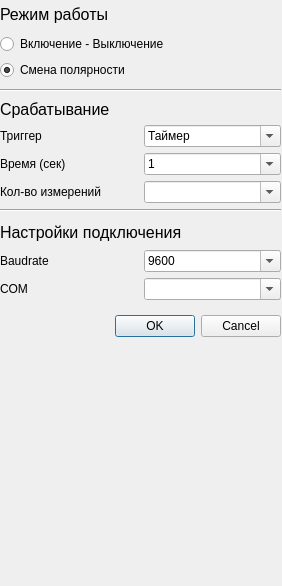
<?xml version="1.0" encoding="UTF-8"?>
<ui version="4.0">
 <class>Set_power_supply</class>
 <widget class="QDialog" name="Set_power_supply">
  <property name="geometry">
   <rect>
    <x>0</x>
    <y>0</y>
    <width>282</width>
    <height>586</height>
   </rect>
  </property>
  <property name="windowTitle">
   <string>Dialog</string>
  </property>
  <property name="sizeGripEnabled">
   <bool>false</bool>
  </property>
  <property name="modal">
   <bool>false</bool>
  </property>
  <widget class="QDialogButtonBox" name="buttonBox">
   <property name="geometry">
    <rect>
     <x>90</x>
     <y>310</y>
     <width>191</width>
     <height>32</height>
    </rect>
   </property>
   <property name="orientation">
    <enum>Qt::Horizontal</enum>
   </property>
   <property name="standardButtons">
    <set>QDialogButtonBox::Cancel|QDialogButtonBox::Ok</set>
   </property>
  </widget>
  <widget class="QWidget" name="verticalLayoutWidget_2">
   <property name="geometry">
    <rect>
     <x>0</x>
     <y>0</y>
     <width>281</width>
     <height>80</height>
    </rect>
   </property>
   <layout class="QVBoxLayout" name="verticalLayout_2">
    <item>
     <widget class="QLabel" name="label_12">
      <property name="font">
       <font>
        <pointsize>12</pointsize>
       </font>
      </property>
      <property name="mouseTracking">
       <bool>true</bool>
      </property>
      <property name="text">
       <string>Режим работы</string>
      </property>
     </widget>
    </item>
    <item>
     <layout class="QHBoxLayout" name="horizontalLayout_3">
      <item>
       <widget class="QRadioButton" name="radioButton">
        <property name="enabled">
         <bool>true</bool>
        </property>
        <property name="text">
         <string>Включение - Выключение</string>
        </property>
       </widget>
      </item>
     </layout>
    </item>
    <item>
     <layout class="QHBoxLayout" name="horizontalLayout_2">
      <item>
       <widget class="QRadioButton" name="change_pol_button">
        <property name="text">
         <string>Смена полярности</string>
        </property>
        <property name="checked">
         <bool>true</bool>
        </property>
       </widget>
      </item>
     </layout>
    </item>
   </layout>
  </widget>
  <widget class="QWidget" name="verticalLayoutWidget_10">
   <property name="geometry">
    <rect>
     <x>0</x>
     <y>100</y>
     <width>281</width>
     <height>103</height>
    </rect>
   </property>
   <layout class="QVBoxLayout" name="verticalLayout_10">
    <item>
     <widget class="QLabel" name="label_15">
      <property name="font">
       <font>
        <pointsize>12</pointsize>
       </font>
      </property>
      <property name="mouseTracking">
       <bool>true</bool>
      </property>
      <property name="text">
       <string>Срабатывание</string>
      </property>
     </widget>
    </item>
    <item>
     <layout class="QGridLayout" name="gridLayout">
      <item row="1" column="0">
       <widget class="QLabel" name="label_sourse_2">
        <property name="text">
         <string>Время (сек)</string>
        </property>
       </widget>
      </item>
      <item row="0" column="0">
       <widget class="QLabel" name="label_sourse">
        <property name="text">
         <string>Триггер</string>
        </property>
       </widget>
      </item>
      <item row="0" column="1">
       <widget class="QComboBox" name="sourse_enter">
        <property name="mouseTracking">
         <bool>true</bool>
        </property>
        <property name="editable">
         <bool>true</bool>
        </property>
        <property name="currentText">
         <string>Таймер</string>
        </property>
        <item>
         <property name="text">
          <string>Таймер</string>
         </property>
        </item>
       </widget>
      </item>
      <item row="1" column="1">
       <widget class="QComboBox" name="sourse_enter_2">
        <property name="mouseTracking">
         <bool>true</bool>
        </property>
        <property name="editable">
         <bool>true</bool>
        </property>
        <property name="currentText">
         <string>1</string>
        </property>
        <item>
         <property name="text">
          <string>1</string>
         </property>
        </item>
        <item>
         <property name="text">
          <string>5</string>
         </property>
        </item>
        <item>
         <property name="text">
          <string>10</string>
         </property>
        </item>
        <item>
         <property name="text">
          <string>20</string>
         </property>
        </item>
        <item>
         <property name="text">
          <string>30</string>
         </property>
        </item>
       </widget>
      </item>
     </layout>
    </item>
    <item>
     <layout class="QHBoxLayout" name="horizontalLayout">
      <item>
       <widget class="QLabel" name="num_meas_label">
        <property name="text">
         <string>Кол-во измерений</string>
        </property>
       </widget>
      </item>
      <item>
       <widget class="QComboBox" name="num_meas_enter">
        <property name="editable">
         <bool>true</bool>
        </property>
       </widget>
      </item>
     </layout>
    </item>
   </layout>
  </widget>
  <widget class="QWidget" name="verticalLayoutWidget_11">
   <property name="geometry">
    <rect>
     <x>0</x>
     <y>220</y>
     <width>281</width>
     <height>80</height>
    </rect>
   </property>
   <layout class="QVBoxLayout" name="verticalLayout_11">
    <item>
     <widget class="QLabel" name="label_2">
      <property name="font">
       <font>
        <pointsize>12</pointsize>
       </font>
      </property>
      <property name="mouseTracking">
       <bool>true</bool>
      </property>
      <property name="text">
       <string>Настройки подключения</string>
      </property>
     </widget>
    </item>
    <item>
     <layout class="QHBoxLayout" name="horizontalLayout_5">
      <item>
       <widget class="QLabel" name="label_11">
        <property name="text">
         <string>Baudrate</string>
        </property>
       </widget>
      </item>
      <item>
       <widget class="QComboBox" name="boudrate">
        <property name="mouseTracking">
         <bool>true</bool>
        </property>
        <property name="editable">
         <bool>true</bool>
        </property>
        <item>
         <property name="text">
          <string>9600</string>
         </property>
        </item>
       </widget>
      </item>
     </layout>
    </item>
    <item>
     <layout class="QHBoxLayout" name="horizontalLayout_4">
      <item>
       <widget class="QLabel" name="label_10">
        <property name="text">
         <string>COM</string>
        </property>
       </widget>
      </item>
      <item>
       <widget class="QComboBox" name="comportslist">
        <property name="mouseTracking">
         <bool>true</bool>
        </property>
        <property name="editable">
         <bool>true</bool>
        </property>
       </widget>
      </item>
     </layout>
    </item>
   </layout>
  </widget>
  <widget class="Line" name="line">
   <property name="geometry">
    <rect>
     <x>0</x>
     <y>200</y>
     <width>281</width>
     <height>20</height>
    </rect>
   </property>
   <property name="orientation">
    <enum>Qt::Horizontal</enum>
   </property>
  </widget>
  <widget class="Line" name="line_2">
   <property name="geometry">
    <rect>
     <x>0</x>
     <y>80</y>
     <width>281</width>
     <height>20</height>
    </rect>
   </property>
   <property name="orientation">
    <enum>Qt::Horizontal</enum>
   </property>
  </widget>
 </widget>
 <resources/>
 <connections>
  <connection>
   <sender>buttonBox</sender>
   <signal>accepted()</signal>
   <receiver>Set_power_supply</receiver>
   <slot>accept()</slot>
   <hints>
    <hint type="sourcelabel">
     <x>248</x>
     <y>254</y>
    </hint>
    <hint type="destinationlabel">
     <x>157</x>
     <y>274</y>
    </hint>
   </hints>
  </connection>
  <connection>
   <sender>buttonBox</sender>
   <signal>rejected()</signal>
   <receiver>Set_power_supply</receiver>
   <slot>reject()</slot>
   <hints>
    <hint type="sourcelabel">
     <x>316</x>
     <y>260</y>
    </hint>
    <hint type="destinationlabel">
     <x>286</x>
     <y>274</y>
    </hint>
   </hints>
  </connection>
 </connections>
</ui>
